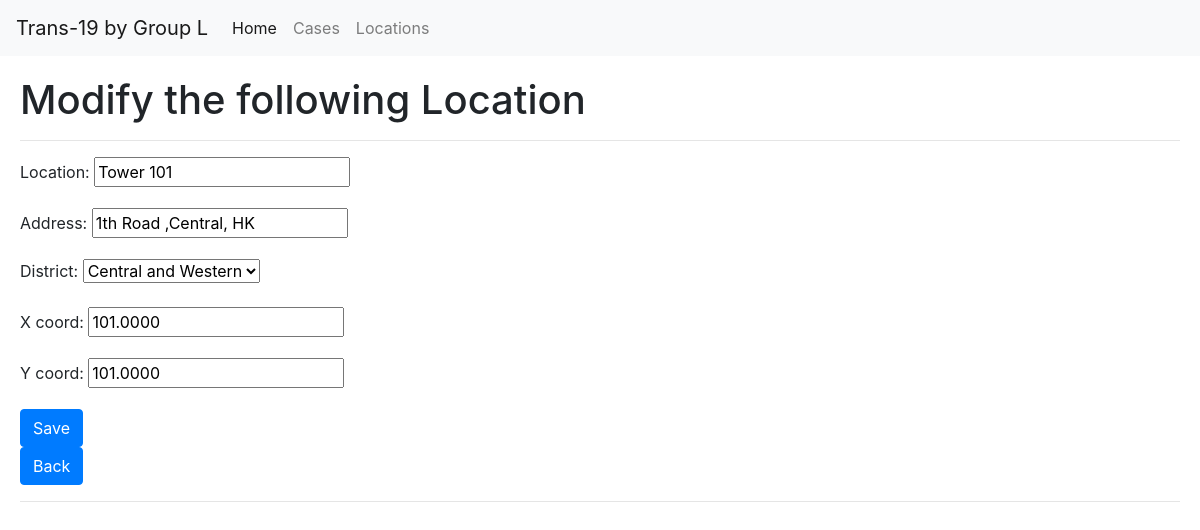
Before: /location/1/modify/ (signed in) with the older database file.
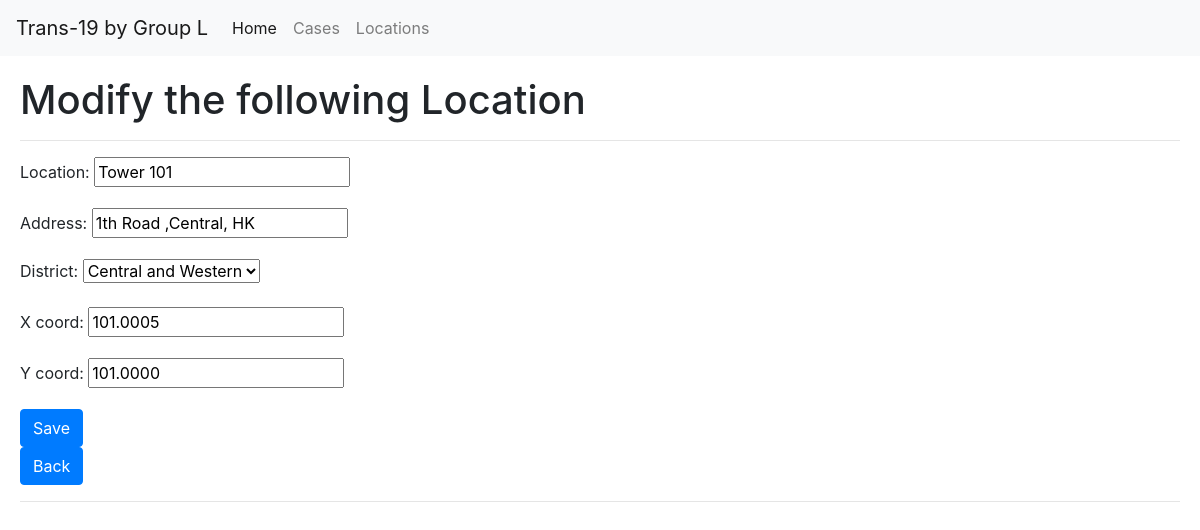
After: the same page with the newer database file.
### record/models.py (models this page shows, shortened)
class LocationRecord(models.Model):
	CENTRALANDWESTERN = 'Central and Western'
	EASTERN = 'Eastern'
	SOUTHERN = 'Southern'
	WANCHAI = 'Wan Chai'
	SHAMSHUIPO = 'Sham Shui Po'
	KOWLOONCITY = 'Kowloon City'
	KWUNTONG = 'Kwun Tong'
	WONGTAISIN = 'Wong Tai Sin'
	YAUTSIMMONG = 'Yau Tsim Mong'
	ISLANDS = 'Islands'
	KWAITSING = 'Kwai Tsing'
	NORTH = 'North'
	SAIKUNG = 'Sai Kung'
	SHATIN = 'Sha Tin'
	TAIPO = 'Tai Po'
	TSUENWAN = 'Tsuen Wan'
	TUENMUN = 'Tuen Mun'
	YUENLONG = 'Yuen Long'
	DISTRICT_CHOICES = [
		(CENTRALANDWESTERN,'Central and Western'),
		(EASTERN,'Eastern'),
		(SOUTHERN,'Southern'),
		(WANCHAI,'Wan Chai'),
		(SHAMSHUIPO,'Sham Shui Po'),
		(KOWLOONCITY,'Kowloon City'),
		(KWUNTONG,'Kwun Tong'),
		(WONGTAISIN,'Wong Tai Sin'),
		(YAUTSIMMONG,'Yau Tsim Mong'),
		(ISLANDS,'Islands'),
		(KWAITSING,'Kwai Tsing'),
		(NORTH,'North'),
		(SAIKUNG,'Sai Kung'),
		(SHATIN,'Sha Tin'),
		(TAIPO,'Tai Po'),
		(TSUENWAN,'Tsuen Wan'),
		(TUENMUN,'Tuen Mun'),
		(YUENLONG,'Yuen Long'),
	]
	location		= models.CharField(max_length=127)
	address			= models.CharField(max_length=255, null=True, blank=True)
	district		= models.CharField(max_length=20, choices=DISTRICT_CHOICES, default=CENTRALANDWESTERN)
	x_coord			= models.DecimalField(max_digits=22, decimal_places=4, null=True)
	y_coord			= models.DecimalField(max_digits=22, decimal_places=4, null=True)

### record/location_views.py (the view)
# urls.py: path('<int:pkey>/modify/',location_record_update_view),
@login_required
def location_record_update_view(request,pkey):
	obj_location = get_object_or_404(LocationRecord, pk=pkey)
	form = LocationForm(request.POST or None, instance=obj_location)
	template_name = "location/form.html"
	context = {'form':form}
	if form.is_valid():
		form.save()
		context = {'form':form, 'saved':True}
	return render(request, template_name, context)

### record/form.py
class LocationForm(forms.ModelForm):
	class Meta:
		model = LocationRecord
		fields = ['location','address','district','x_coord','y_coord']

### record/templates/location/form.html (shortened to what this page needs)
{% extends "base.html" %}
{% block content %}
<h1>Modify the following Location</h1>
<hr>
<form method='POST' action='.'> {% csrf_token %}
	{{ form.as_p }}
	<button class="btn btn-primary" type="submit"> Save </button>
</form>
<div class="text-left">
		<a class="btn btn-primary" href="../.."> Back </a>
	</div>
<hr>
{% endblock %}

Changed rows visible on the page:
changed LocationRecord "Tower 101": x_coord "101.0000" → "101.0005"
